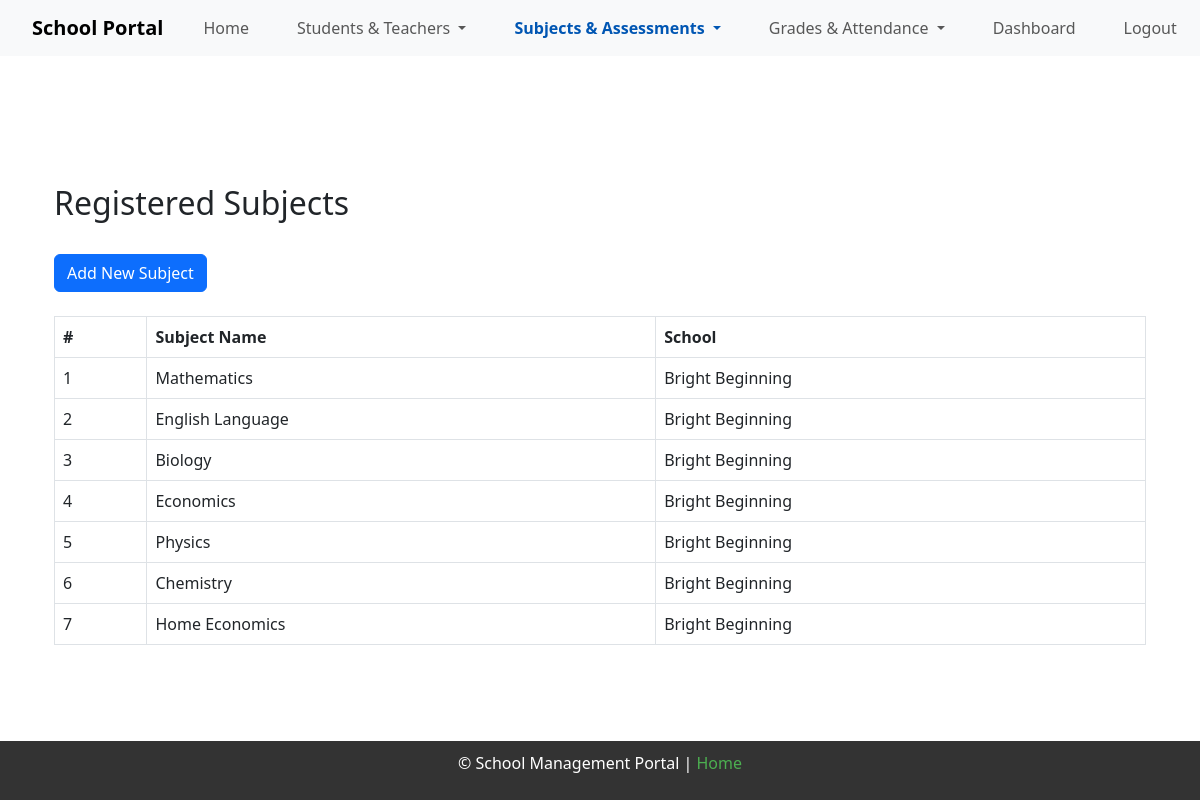
/subjects (signed in), run on the app's committed database.
### app/models.py (models this page shows)
class Subject(db.Model):
    __tablename__ = 'subjects'
    id = db.Column(db.Integer, primary_key=True)
    name = db.Column(db.String(100), nullable=False)
    school_id = db.Column(db.Integer, db.ForeignKey('schools.id'), nullable=False)
    teacher_subjects = db.relationship('TeacherSubject', backref='teacher_subject', lazy=True)
    assessment_scores = db.relationship('AssessmentSubjectScore', backref='subject_ref', lazy=True)
    class_subjects = db.relationship('ClassSubject', backref='class_subject', lazy=True)

class School(db.Model):
    __tablename__ = 'schools'
    id = db.Column(db.Integer, primary_key=True)
    name = db.Column(db.String(100), unique=True, nullable=False)
    address = db.Column(db.String(255), nullable=True)
    email = db.Column(db.String(100), unique=True, nullable=False)
    phone_number = db.Column(db.String(15), nullable=True)
    website = db.Column(db.String(100), nullable=True)
    users = db.relationship('User', backref='school', lazy=True)
    students = db.relationship('Student', backref='school', lazy=True)
    teachers = db.relationship('Teacher', backref='school', lazy=True)
    classes = db.relationship('Class', backref='school', lazy=True)
    subjects = db.relationship('Subject', backref='school', lazy=True)

### app/routes.py (the view)
@main.route('/subjects')
@login_required
def subjects():
    subjects = Subject.query.filter_by(school_id=current_user.school_id).all()
    return render_template('subjects.html', subjects=subjects)

### app/__init__.py (called while the page is built)
def create_app():
    app = Flask(__name__)
    app.config.from_object(Config)
    app.config['UPLOAD_FOLDER'] = os.path.join(os.getcwd(), 'static/uploads')
    @app.before_request
    def before_request():
        g.current_user = current_user
    db.init_app(app)
    migrate.init_app(app, db)
    bootstrap.init_app(app)
    login_manager.init_app(app)
    login_manager.login_view = 'main.login'
    app.static_folder ='static'
    app.static_url_path = '/static'
    with app.app_context():
        from . import models
        from .routes import main
        app.register_blueprint(main)
        db.create_all()
    return app

### app/models.py (called while the page is built)
@login_manager.user_loader
def load_user(user_id):
    return User.query.get(int(user_id))

### app/templates/subjects.html (shortened to what this page needs)
{% extends "base.html" %}
{% block content %}
<div class="container mt-5">
    <h2>Registered Subjects</h2>
<a href="{{ url_for('main.add_subject') }}" class="btn btn-primary mt-4">Add New Subject</a>
    {% if subjects %}
        <table class="table table-bordered mt-4">
            <thead class="thead-light">
                <tr>
                    <th>#</th>
                    <th>Subject Name</th>
                    <th>School</th>
                </tr>
            </thead>
            <tbody>
                {% for subject in subjects %}
                    <tr>
                        <td>{{ loop.index }}</td>
                        <td>{{ subject.name }}</td>
                        <td>{{ subject.school.name }}</td>
                    </tr>
                {% endfor %}
            </tbody>
        </table>
    {% else %}
        <p class="text-muted mt-4">No subjects have been registered yet.</p>
    {% endif %}
</div>
{% endblock %}

### app/static/style.css (style rules this page uses)
html, body { margin: 0; padding: 0; height: 100%; font-family: Arial, sans-serif; display: flex; flex-direction: column; }
.container { flex: 1; padding: 20px; }
.container { margin: 20px; }
table { width: 100%; border-collapse: collapse; margin-top: 10px; }
table, th, td { border: 1px solid #ddd; padding: 8px; }
th { background-color: #f2f2f2; font-weight: bold; }
h2 { color: #333; margin-bottom: 20px; }

### data on the page
Subject: name "Mathematics", school.name "Bright Beginning"
Subject: name "English Language", school.name "Bright Beginning"
Subject: name "Biology", school.name "Bright Beginning"
Subject: name "Economics", school.name "Bright Beginning"
Subject: name "Physics", school.name "Bright Beginning"
Subject: name "Chemistry", school.name "Bright Beginning"
Subject: name "Home Economics", school.name "Bright Beginning"
